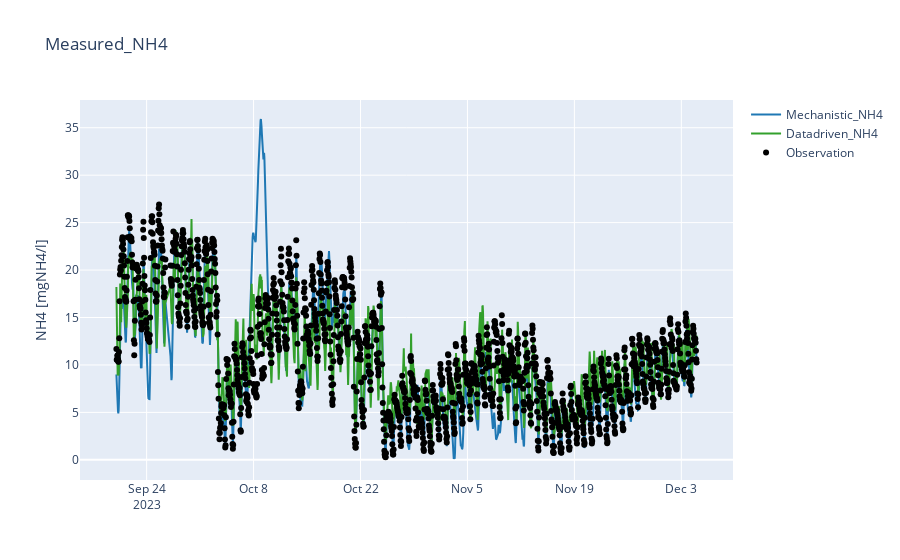

Notebook code for this chart:
### Code cell
cmp.plot.timeseries(backend="plotly")

### Figure 1 — Plotly figure (JSON) as saved in the notebook; plotly's stock layout.template omitted (floating-point values rounded to 4 significant figures; data arrays with more than 128 entries replaced by an {"elided": "..."} marker saying what was removed)
{"data": [{"line": {"color": "#1f78b4"}, "name": "Mechanistic_NH4", "type": "scatter", "x": {"elided": "1807 str values"}, "y": {"elided": "1807 float values"}}, {"line": {"color": "#33a02c"}, "name": "Datadriven_NH4", "type": "scatter", "x": {"elided": "1807 str values"}, "y": {"elided": "1807 float values"}}, {"marker": {"color": "black"}, "mode": "markers", "name": "Observation", "type": "scatter", "x": {"elided": "1807 str values"}, "y": {"elided": "1807 float values"}}], "layout": {"title": {"text": "Measured_NH4"}, "yaxis": {"title": {"text": "NH4 [mgNH4/l]"}}}}
